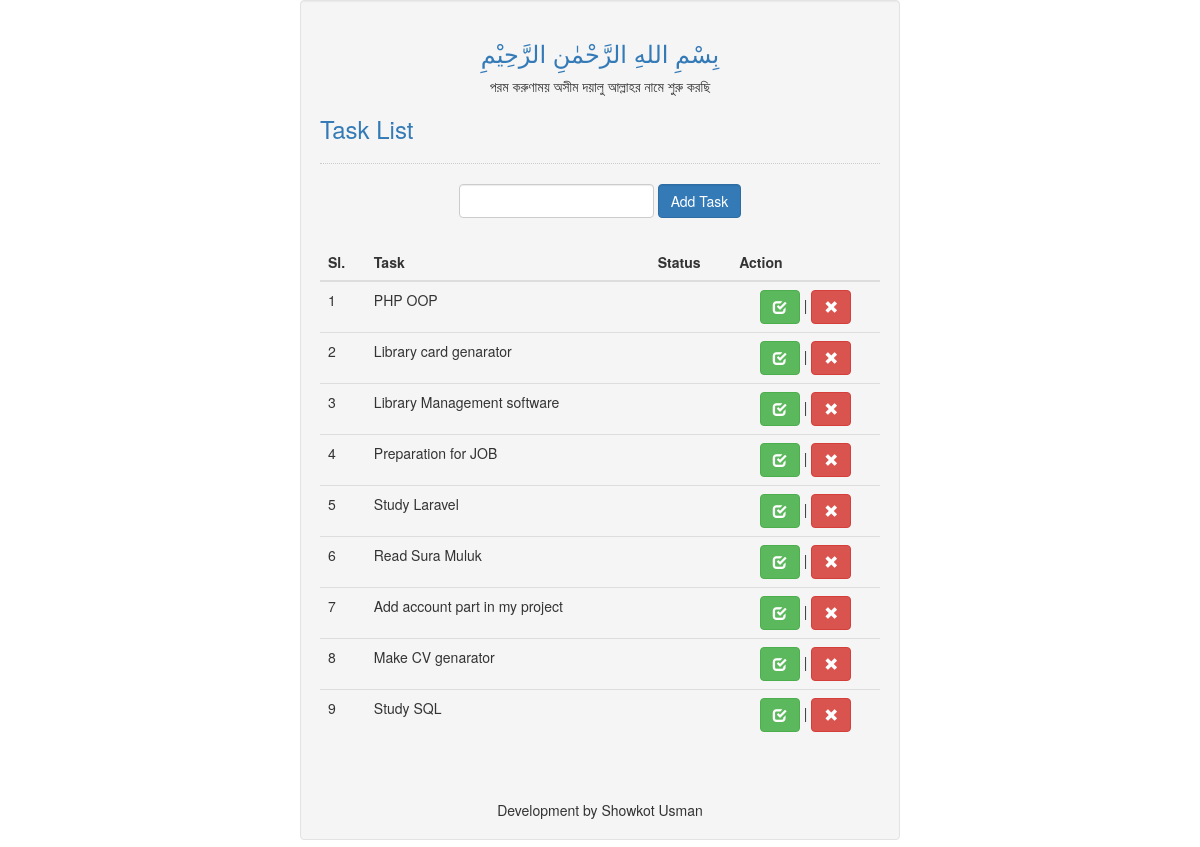
The page / on the database its author committed.
### tables this page shows
CREATE TABLE `task` (
  `task_id` int(11) NOT NULL,
  `task` varchar(150) NOT NULL,
  `status` varchar(150) NOT NULL
);

### index.php (the view, shortened to what this page needs)
<!DOCTYPE html>
<html lang="en">
	<head>
		<link rel="stylesheet" type="text/css" href="css/bootstrap.css"/>
	</head>
<body>
	<div class="col-md-6 well">
	   <center>  <h3 class="text-primary">بِسْمِ اللهِ الرَّحْمٰنِ الرَّحِيْمِ  </h3>
	                     <p>   পরম করুণাময় অসীম দয়ালু আল্লাহর নামে শুরু করছি   </p> </center>
		<h3 class="text-primary">  Task List</h3>
		<hr style="border-top:1px dotted #ccc;"/>
		<div class="col-md-2"></div>
		<div class="col-md-8">
			<center>
				<form method="POST" class="form-inline" action="add_query.php">
					<input type="text" class="form-control" name="task"/>
					<button class="btn btn-primary form-control" name="add">Add Task</button>
				</form>
			</center>
		</div>
		<br /><br /><br />
		<table class="table">
			<thead>
				<tr>
					<th>Sl.</th>
					<th>Task</th>
					<th>Status</th>
					<th>Action</th>
				</tr>
			</thead>
			<tbody>
				<?php
					require 'conn.php';
					$query = $conn->query("SELECT * FROM `task` ORDER BY `task_id` ASC");
					$count = 1;
					while($fetch = $query->fetch_array()){
				?>
				<tr>
					<td><?php echo $count++?></td>
					<td><?php echo $fetch['task']?></td>
					<td><?php echo $fetch['status']?></td>
					<td colspan="2">
						<center>
							<?php
								if($fetch['status'] != "Done"){
									echo
									'<a href="update_task.php?task_id='.$fetch['task_id'].'" class="btn btn-success"><span class="glyphicon glyphicon-check"></span></a> |';
								}
							?>
							 <a href="delete_query.php?task_id=<?php echo $fetch['task_id']?>" class="btn btn-danger"><span class="glyphicon glyphicon-remove"></span></a>
						</center>
					</td>
				</tr>
				<?php
					}
				?>
			</tbody>
		</table>
		<br><br>
		  <center>  Development by Showkot Usman</center>
	</div>
</body>
</html>

### rows shown on the page
task: task "PHP OOP"
task: task "Library card genarator"
task: task "Library Management software"
task: task "Preparation for JOB"
task: task "Study Laravel"
task: task "Read Sura Muluk"
task: task "Add account part in my project"
task: task "Make CV genarator"
task: task "Study SQL"
